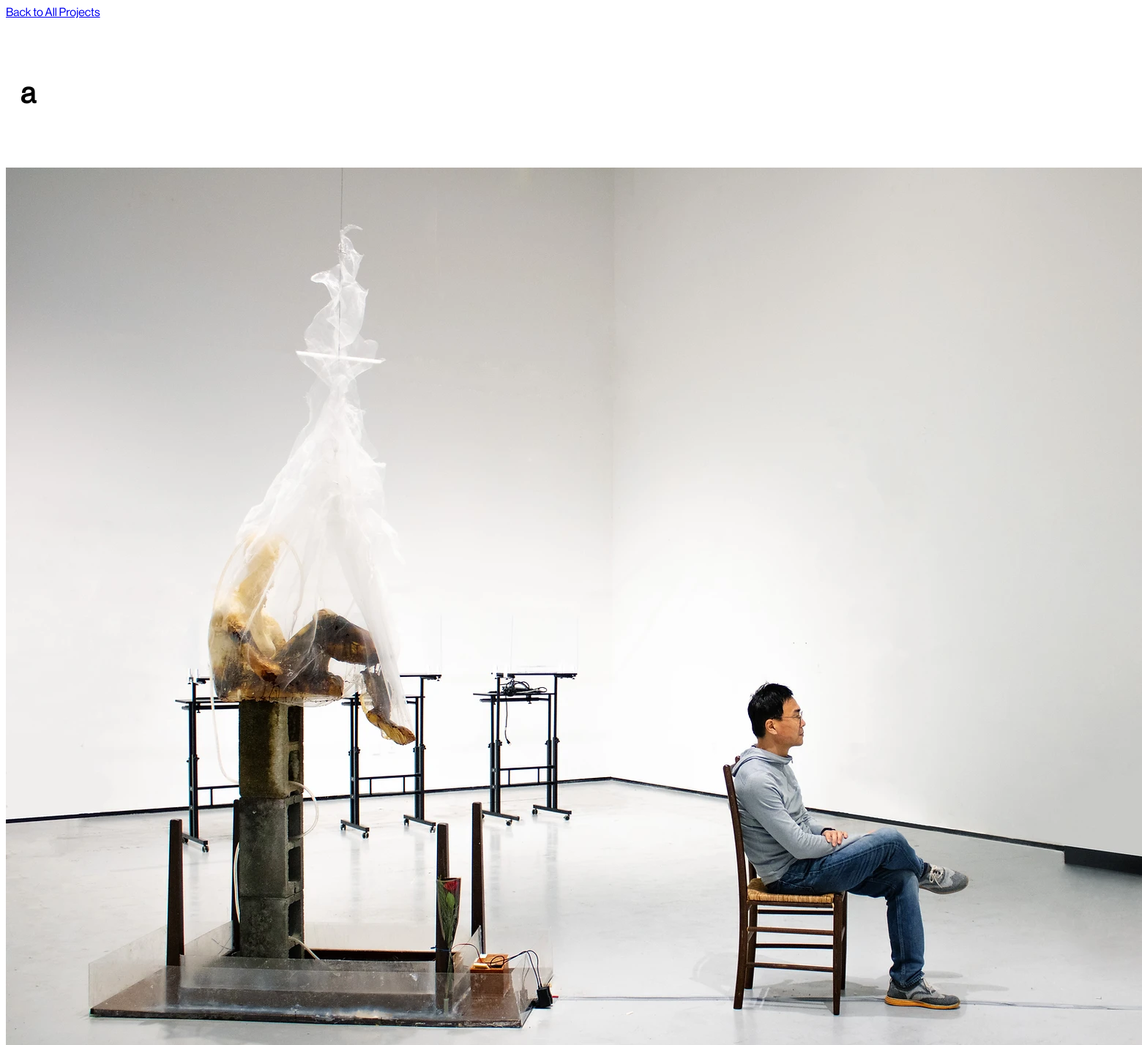
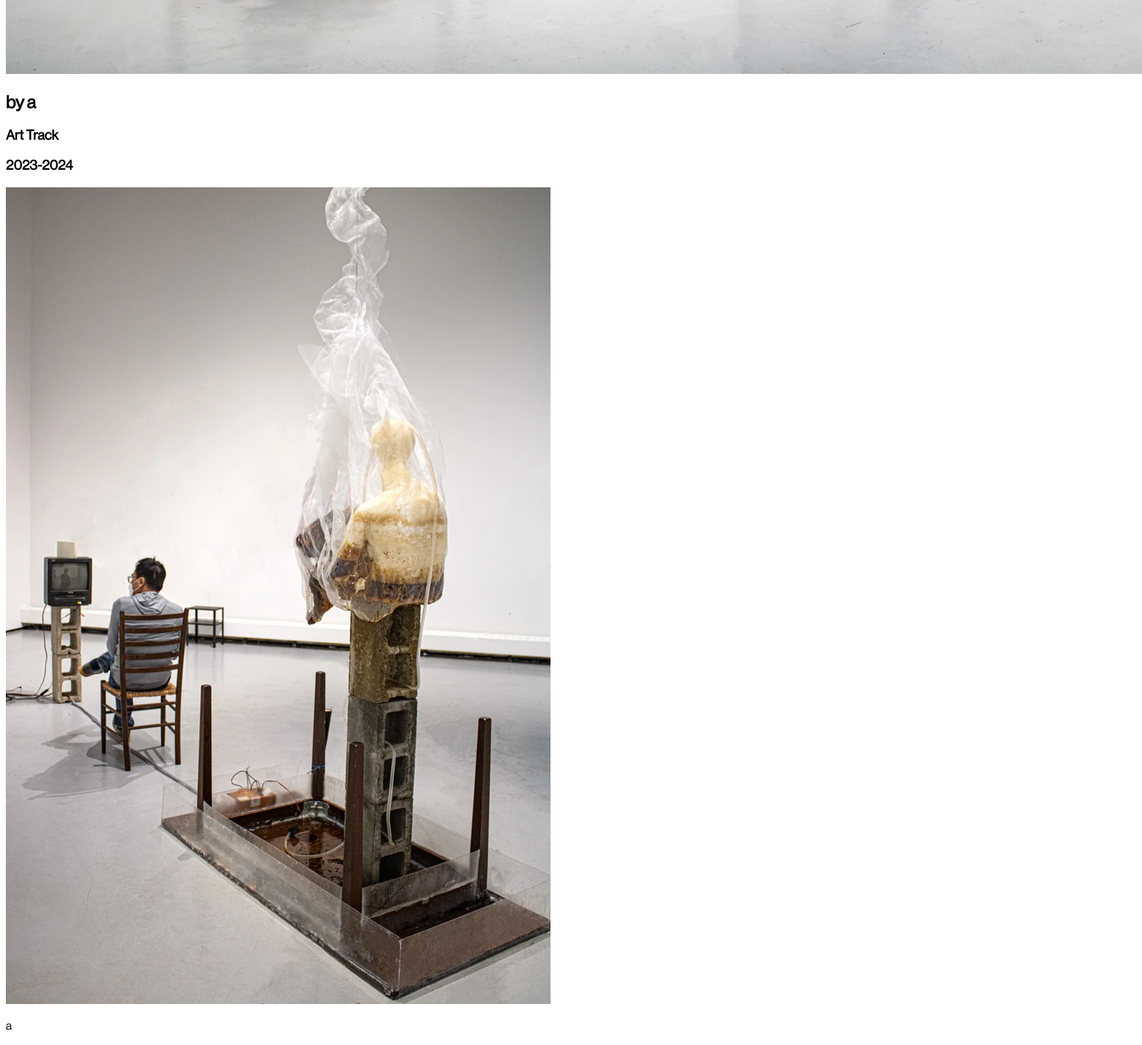
The app's page /project/1 with its own data (2 pictures, top to bottom).
### tables this page shows
CREATE TABLE student_projects(
id INTEGER PRIMARY KEY,
student_name TEXT,
project_title TEXT,
thumbnail_alt TEXT,
track TEXT,
project_description TEXT,
classyear TEXT,
image1_alt TEXT,
image2_alt TEXT,
video1_link TEXT,
video1_alt TEXT,
video2_link TEXT,
video2_alt TEXT
);

### app.py (the view)
@app.route('/project/<int:project_id>')
def project_details(project_id):
    with sqlite3.connect('projects.db') as connection:
        connection.row_factory = sqlite3.Row
        cursor = connection.cursor()
        cursor.execute("SELECT * FROM student_projects WHERE id = ?", (project_id,))
        project_data = cursor.fetchone()
    if project_data:
        project = {
            'id': project_data[0],
            'project_title': project_data['project_title'],
            'student_name': project_data['student_name'],
            'project_description': project_data['project_description'],
            'thumbnail_path': url_for('static', filename=f'projects/{project_data[0]}/images/thumbnail.png'),
            'thumbnail_alt': project_data['thumbnail_alt'],
            'track': project_data['track'],
            'classyear': project_data['classyear'],
            'image1_path': url_for('static', filename=f'projects/{project_data[0]}/images/image1.png'),
            'image1_alt': project_data['image1_alt'],
            'image2_alt': project_data['image2_alt'],
            'video1_link': project_data['video1_link'],
            'video1_alt': project_data['video1_alt'],
            'video2_link': project_data['video2_link'],
            'video2_alt': project_data['video2_alt'],
        }
        return render_template('project_details.html', project=project)
    else:
        return 'Project not found', 404

### templates/project_details.html (shortened to what this page needs)
{% extends "layout.html" %}
{% block main %}
<a href="/projects" class="btn btn-primary">Back to All Projects</a>
<h1>{{ project.project_title }}</h1>
<img src="{{ project.thumbnail_path }}" alt="{{ project.thumbnail_alt }}">
<h2>by {{ project.student_name }}</h3>
<h3>{{ project.track }} Track</h3>
<h3>{{ project.classyear }}</h3>
<img src="{{ project.image1_path }}" alt="{{ project.image1_alt }}">
<p>{{ project.project_description }}</p>
{% endblock %}

### static/styles.css (style rules this page uses)
* { font-family: "Neue-Haas-Grotesk"; }
h1 { font-size: 40px; font-family: "Neue-Haas-Grotesk"; padding-top:50px; padding-right: 20px; padding-bottom: 50px; padding-left: 20px; }

### records on screen
student_projects: project_title "a", student_name "a", track "Art", classyear "2023-2024", project_description "a"
